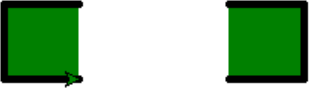

Python code for this plot:
from turtle import *

pensize(5)
fillcolor('green')
begin_fill()
fd(50); lt(90); fd(50); lt(90); fd(50)
teleport(x=-100)
fd(50); lt(90); fd(50); lt(90); fd(50)
end_fill()

done()
